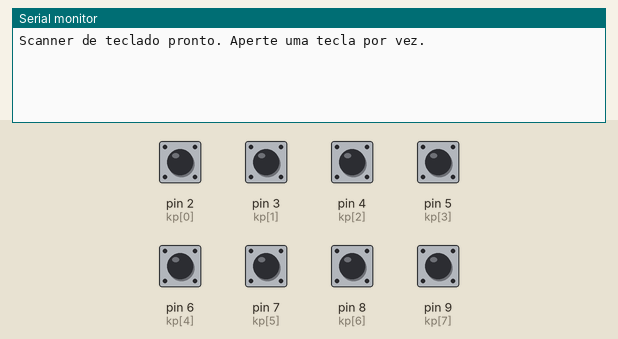
This sketch was run on a simulated Arduino Uno, built with avr-gcc and run on an emulated ATmega328P. On the bench: the last lines printed to the serial monitor. The inputs (shaded band) are chosen by the test bench; at power-on: pin 2 (kp[0]), pin 3 (kp[1]), pin 4 (kp[2]), pin 5 (kp[3]), pin 6 (kp[4]), pin 7 (kp[5]), pin 8 (kp[6]), pin 9 (kp[7]) HIGH.

Above: at 1.2 s.
1.3 s: pin 2 (kp[0]) pulled LOW for 0.15 s
At 2.3 s:
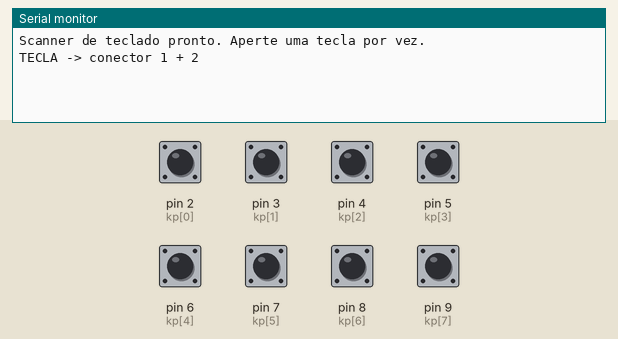
2.9 s: pin 4 (kp[2]) pulled LOW for 0.15 s
At 3.9 s:
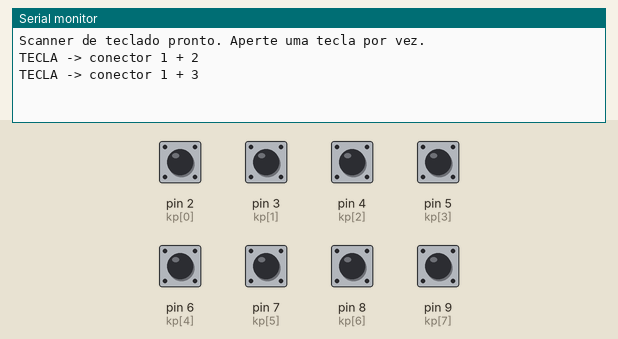
4.5 s: pin 5 (kp[3]) pulled LOW for 0.15 s
At 5.7 s:
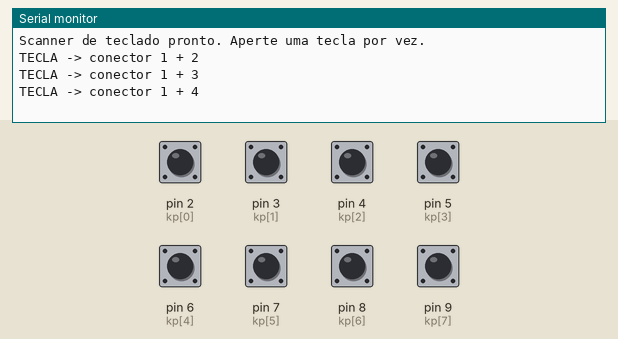
6.1 s: pin 6 (kp[4]) pulled LOW for 0.15 s
At 7.3 s:
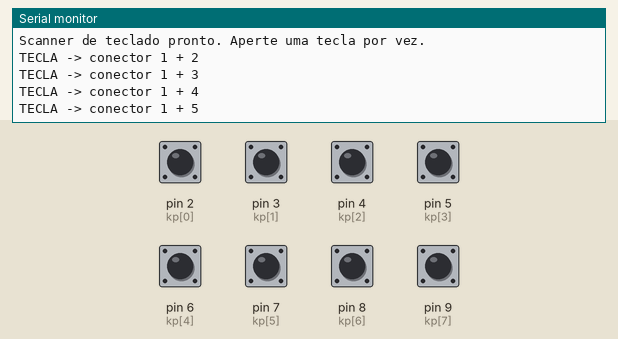
7.7 s: pin 7 (kp[5]) pulled LOW for 0.15 s
At 8.2 s:
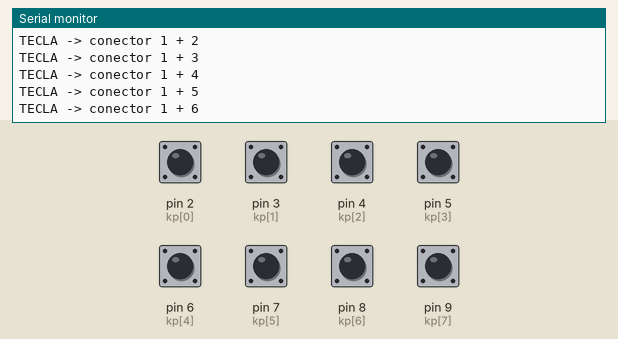
9.3 s: pin 8 (kp[6]) pulled LOW for 0.15 s
At 9.8 s:
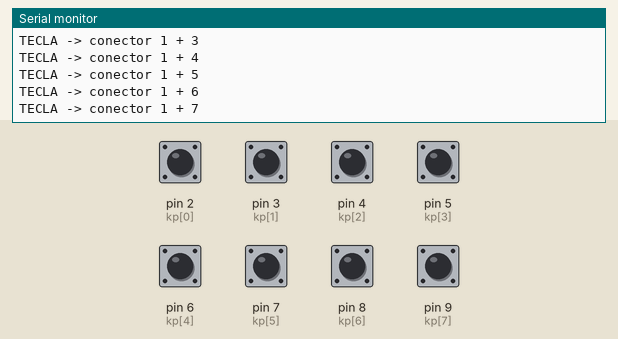
Timing chart, 0 to 10.9 s (numbered marks = the images above; inputs shaded):
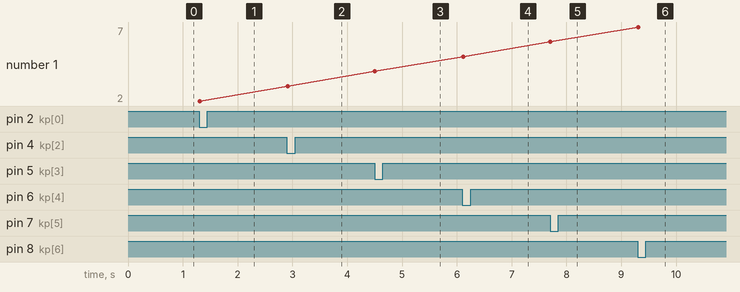

The sketch:

teclado_scanner.ino
```cpp
/*
 * Scanner BRUTO de teclado de membrana 4x4 (8 pinos no conector).
 * Descobre empiricamente qual PAR de pinos cada tecla conecta,
 * sem assumir quem e linha e quem e coluna.
 *
 * Ligacao (temporaria, para o bring-up do teclado, display desconectado):
 *   Conector do teclado (pino 1..8 da esquerda) -> Arduino D2..D9
 *     conector 1 -> D2
 *     conector 2 -> D3
 *     ...
 *     conector 8 -> D9
 *
 * Como funciona: um pino por vez vira saida LOW, os outros ficam INPUT_PULLUP.
 * Se apertar uma tecla que liga o pino X ao pino Y, o Y (pullup) e puxado a LOW.
 * Ao detectar, imprime o par no Serial (9600 baud).
 *
 * Uso: abrir Serial Monitor a 9600, apertar cada tecla e anotar o par.
 */

const byte kp[8] = {2, 3, 4, 5, 6, 7, 8, 9};   // conector 1..8 -> D2..D9

void soltarTodos() {
  for (byte i = 0; i < 8; i++) pinMode(kp[i], INPUT_PULLUP);
}

int lastA = -1, lastB = -1;

void setup() {
  Serial.begin(9600);
  soltarTodos();
  Serial.println("Scanner de teclado pronto. Aperte uma tecla por vez.");
}

void loop() {
  int a = -1, b = -1;

  for (byte i = 0; i < 8 && a < 0; i++) {
    pinMode(kp[i], OUTPUT);
    digitalWrite(kp[i], LOW);
    for (byte j = 0; j < 8; j++) {
      if (j == i) continue;
      if (digitalRead(kp[j]) == LOW) { a = i; b = j; break; }
    }
    pinMode(kp[i], INPUT_PULLUP);
  }

  // normaliza par (menor, maior) em numero de conector 1..8
  if (a >= 0) {
    int lo = min(a, b) + 1;
    int hi = max(a, b) + 1;
    if (lo != lastA || hi != lastB) {   // so imprime quando muda
      Serial.print("TECLA -> conector ");
      Serial.print(lo);
      Serial.print(" + ");
      Serial.println(hi);
      lastA = lo; lastB = hi;
    }
  } else {
    lastA = lastB = -1;                  // soltou: pronto pra proxima
  }

  delay(20);   // debounce simples
}
```

Measured:
- after the input at 1.3 s, the serial monitor: prints a new line at once (image 1)
- after the input at 2.9 s, the serial monitor: prints a new line at once (image 2)
- after the input at 4.5 s, the serial monitor: prints a new line at once (image 3)
- after the input at 6.1 s, the serial monitor: prints a new line at once (image 4)
- after the input at 7.7 s, the serial monitor: prints a new line at once (image 5)
- after the input at 9.3 s, the serial monitor: prints a new line at once (image 6)
- plotted number 1: 2 → 3 after the input at 2.9 s, 3 → 4 after the input at 4.5 s, 4 → 5 after the input at 6.1 s, 5 → 6 after the input at 7.7 s, 6 → 7 after the input at 9.3 s
